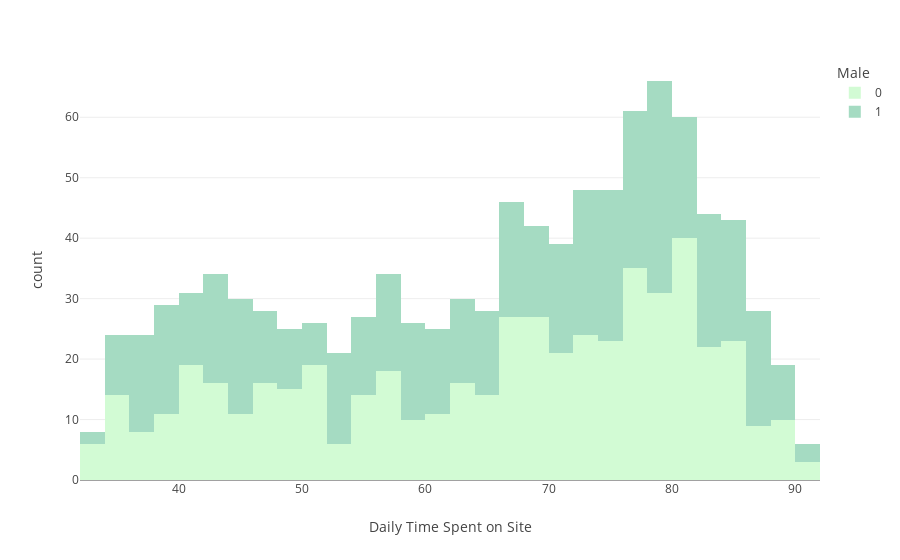

Source (notebook cell):
### Markdown cell above
### Daily Time Spent on Site by gender

### Code cell
px.histogram(df,x='Daily Time Spent on Site', 
             color='Male',
             template="none",
             color_discrete_sequence= px.colors.sequential.Darkmint)

### Figure 1 — Plotly figure (JSON) as saved in the notebook; plotly's stock layout.template omitted (floating-point values rounded to 4 significant figures; data arrays with more than 128 entries replaced by an {"elided": "..."} marker saying what was removed)
{"data": [{"alignmentgroup": "True", "bingroup": "x", "hovertemplate": "Male=0<br>Daily Time Spent on Site=%{x}<br>count=%{y}<extra></extra>", "legendgroup": "0", "marker": {"color": "rgb(210, 251, 212)", "pattern": {"shape": ""}}, "name": "0", "offsetgroup": "0", "orientation": "v", "showlegend": true, "type": "histogram", "x": {"elided": "519 float values"}, "xaxis": "x", "yaxis": "y"}, {"alignmentgroup": "True", "bingroup": "x", "hovertemplate": "Male=1<br>Daily Time Spent on Site=%{x}<br>count=%{y}<extra></extra>", "legendgroup": "1", "marker": {"color": "rgb(165, 219, 194)", "pattern": {"shape": ""}}, "name": "1", "offsetgroup": "1", "orientation": "v", "showlegend": true, "type": "histogram", "x": {"elided": "481 float values"}, "xaxis": "x", "yaxis": "y"}], "layout": {"barmode": "relative", "legend": {"title": {"text": "Male"}, "tracegroupgap": 0}, "margin": {"t": 60}, "xaxis": {"anchor": "y", "domain": [0, 1], "title": {"text": "Daily Time Spent on Site"}}, "yaxis": {"anchor": "x", "domain": [0, 1], "title": {"text": "count"}}}}
